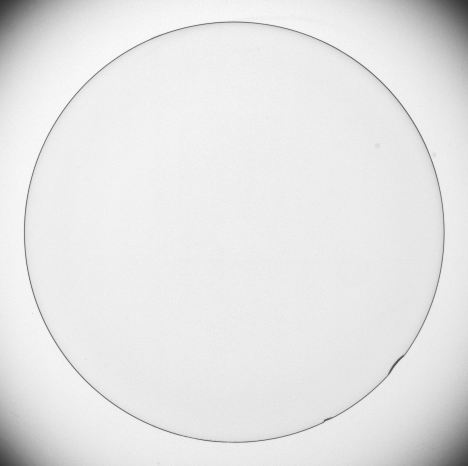
#> input picture contact_lens.tif, 468 x 466 px
$ jupyter execute --allow-errors Untitled-1.ipynb   (shell and % lines are left out)   (older library calls are emulated)
#> lines starting #> are read from the running program, lines starting #| are printed output that depends on the picture; after the words box and inside, x2 and y2 are one past the last pixel; in counts of white or black regions, pixels touching at a corner belong together
[cell 1]
#sobel vertical
import cv2 as cv
import numpy as np
from matplotlib import pyplot as plt

img=cv.imread('contact_lens.tif',cv.IMREAD_REDUCED_GRAYSCALE_2)
#> img is the input picture: shape (466, 468); min 51, max 250, mean 229.6
assert img is not None
s_verti=np.array([(-1,-2,-1),(0,0,0),(1,2,1)],np.float32)
s_hori = np.array([(-1,0,1),(-2,0,2),(-1,0,1)],np.float32)

mod_v = cv.convertScaleAbs(s_verti)
mod_h = cv.convertScaleAbs(s_hori)
mod_f = cv.addWeighted(mod_h, 0.5, mod_v, 0.5, 0)
print(mod_f)

imgv=cv.filter2D(img.astype('float'),-1,s_verti)
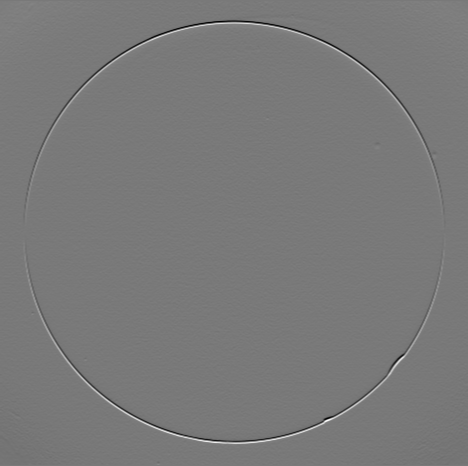
#> imgv: shape (466, 468) float64; min -480, max 527, mean 0; drawn with min black and max white
imgh=cv.filter2D(img.astype('float'),-1,s_hori)
imgf=cv.filter2D(img.astype('float'),-1,mod_f)
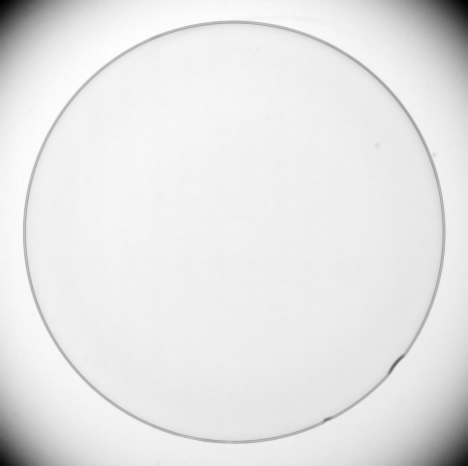
#> imgf: shape (466, 468) float64; min 420, max 1987, mean 1836.5; drawn with min black and max white

imgv1=cv.normalize(imgv.astype('float'),None,0,255.0,cv.NORM_MINMAX)
imgh1=cv.normalize(imgh.astype('float'),None,0,255.0,cv.NORM_MINMAX)
imgf1=cv.normalize(imgf.astype('float'),None,0,255.0,cv.NORM_MINMAX)

fig,axes=plt.subplots(1,3,sharex='all',sharey='all',figsize=(18,18))
axes[0].imshow(img,cmap='gray',vmin=0,vmax=255)
axes[0].set_title('Original')
axes[1].imshow(imgv1,cmap='gray',vmin=0,vmax=255)
axes[1].set_title('Sobel Vertical')
axes[2].imshow(imgh1,cmap='gray',vmin=0,vmax=255)
axes[2].set_title('Sobel Horizontal')
plt.show()
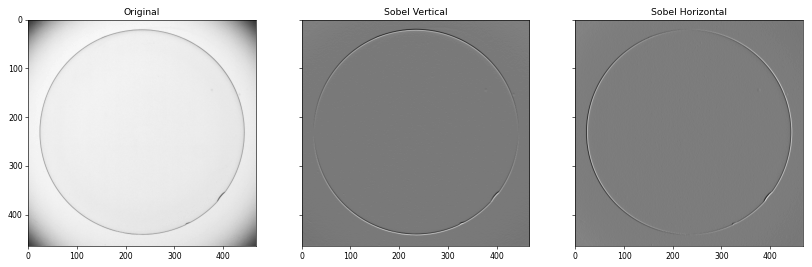
#> figure drawn by matplotlib, 3 panels

[cell 2]
import cv2 as cv
import numpy as np
import matplotlib.pyplot as plt

#> (the rest of this cell did not finish here and is left out)

[cell 3]
import cv2
import numpy as np

# Load the image
img = cv2.imread('contact_lens.tif', 0)
#> img: shape (932, 937); min 50, max 255, mean 229.7

# Compute the gradient in the x and y direction
gx = cv2.Sobel(img, cv2.CV_32F, 1, 0)
gy = cv2.Sobel(img, cv2.CV_32F, 0, 1)

# Compute the gradient magnitude and normalize the result
magnitude1 = np.abs(gx)
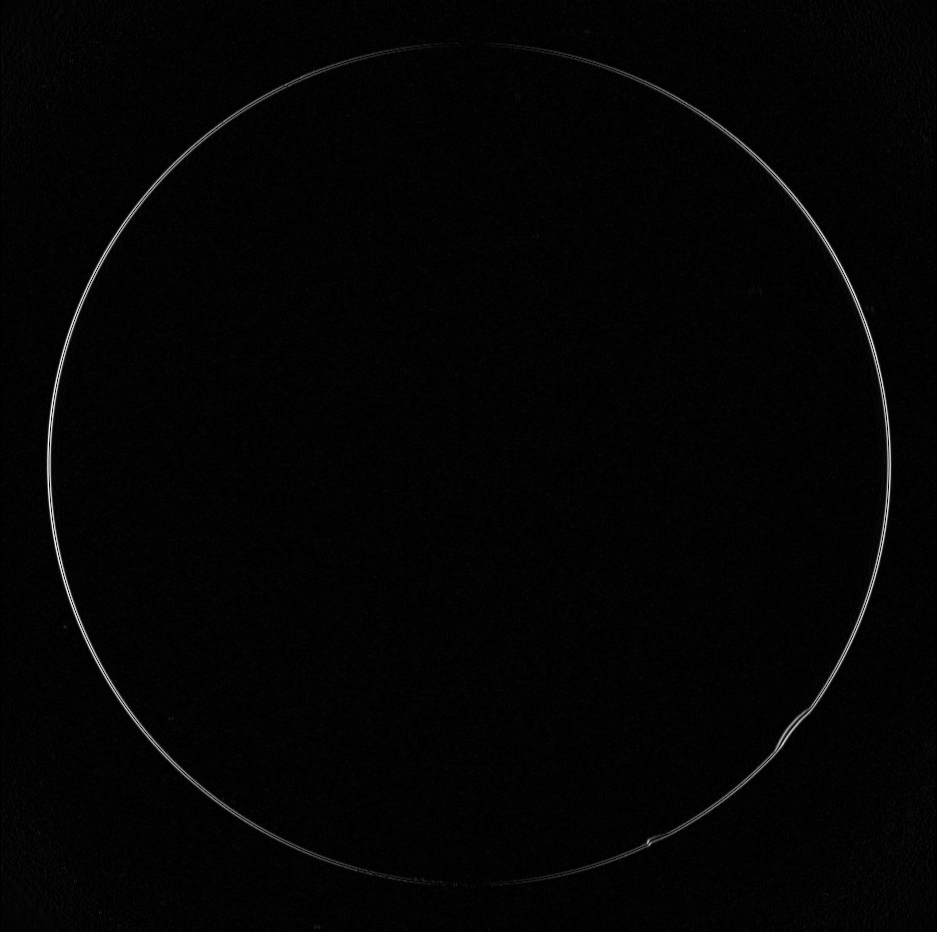
#> magnitude1: shape (932, 937) float32; min 0, max 588, mean 9.1; drawn with min black and max white
magnitude2 = np.abs(gy)
mag = np.add(magnitude1, magnitude2)
mag = cv2.normalize(mag, None, 0, 255, cv2.NORM_MINMAX, dtype=cv2.CV_8U)

# Display the result
cv2.imshow('Gradient Magnitude', mag)
cv2.waitKey(0)
cv2.destroyAllWindows()

[cell 4]
import cv2 as cv
import numpy as np
import matplotlib.pyplot as plt


img = cv.imread('contact_lens.tif',cv.COLOR_BGR2GRAY)


# vertical gradient fx using the Sobel kernel
sobelx = cv.Sobel(img, cv.CV_64F, 1, 0)
# horizontal gradient fy using the Sobel kernel
sobely = cv.Sobel(img, cv.CV_64F, 0, 1)
# Compute the gradient magnitude |fx|+|fy|
mag = cv.addWeighted(np.absolute(sobelx), 1, np.absolute(sobely), 1, 0)
# Plot
fig, axs = plt.subplots(1, 3, figsize=(10, 5))
axs[0].imshow(np.absolute(sobelx).astype('uint8'), cmap='gray')
axs[0].set_title("Vertical Gradient fx")
axs[1].imshow(np.absolute(sobely).astype('uint8'), cmap='gray')
axs[1].set_title("Horizontal Gradient fy")
axs[2].imshow(mag.astype('uint8'), cmap='gray')
axs[2].set_title("Gradient Magnitude")
plt.show()
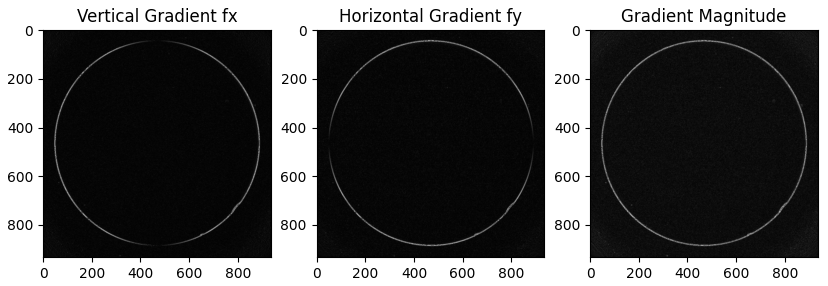
#> figure drawn by matplotlib, 3 panels

# Applying Gaussian blur to reduce noise
blur = cv.GaussianBlur(img, (5, 5), 0)
# Applying Canny edge detection to detect the edges of the circular object
edges = cv.Canny(blur, 50, 150)
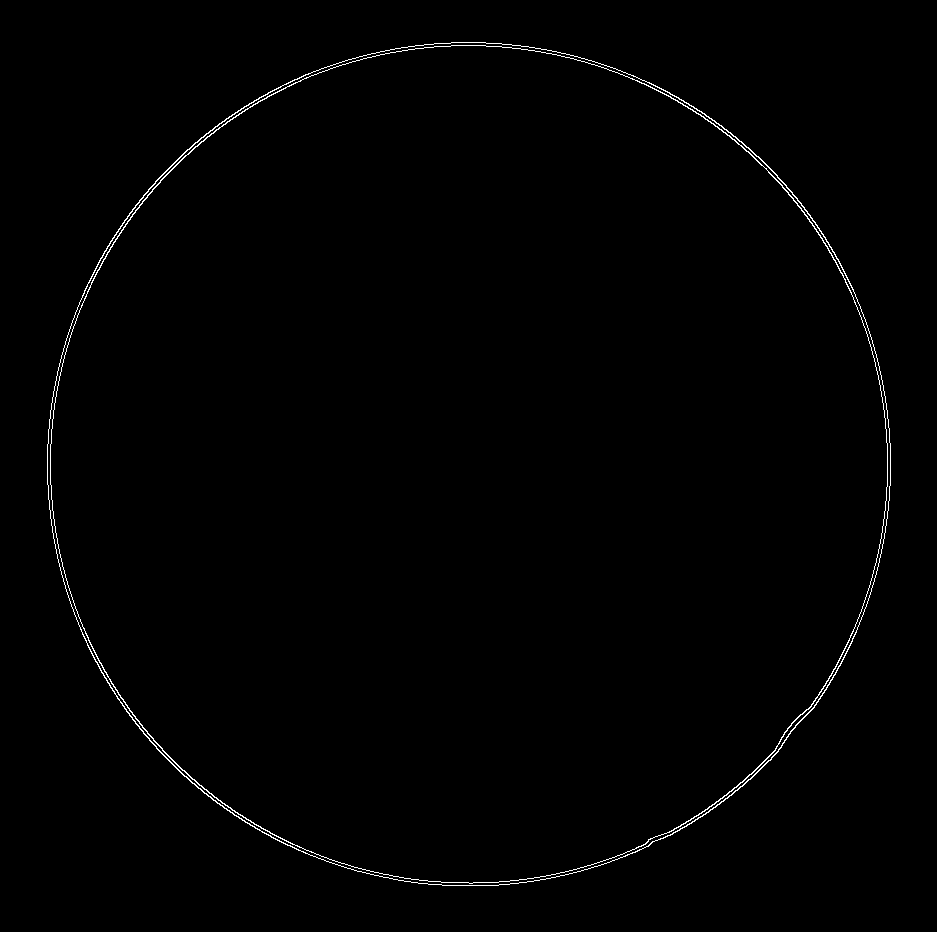
#> edges: shape (932, 937); 0.7% white in thin lines or dots, all inside (x1, y1, x2, y2) = (47, 42, 891, 886)
# Finding the coordinates of the non-zero pixels in the edge image
y_coords, x_coords = np.where(edges != 0)
#> y_coords = 6138 values from 42 to 885; x_coords = 6138 values, max 890 at index 2984, min 47 at index 2985, mean 468
# Finding the center of the circular object as the mean of the pixel coordinates
cX = int(np.mean(x_coords))
#> cX = 467
cY = int(np.mean(y_coords))
#> cY = 463
print("Center Coordinates :", "(",cX, "," ,cY,")")
#| Center Coordinates : ( 467 , 463 )
# Calculating the distances of each edge pixel to the center
distances = np.sqrt((x_coords - cX)**2 + (y_coords - cY)**2)
#> distances = 6138 values, max 424.3 at index 4590, min 415.4 at index 4327, mean 420.1
# calculating the diameter of the circular object as twice the maximum distance
diameter = int(2 * np.max(distances))
#> diameter = 848
# Drawing the center and diameter on the original image
cv.circle(img, (cX, cY), 5, (0, 0, 255), -1)
#> img: shape (932, 937); min 0, max 255, mean 229.7
cv.circle(img, (cX, cY), diameter // 2, (0, 255, 0), 2)
cv.putText(img, f"Diameter: {diameter}", (10, 30), cv.FONT_HERSHEY_SIMPLEX, 0.6, (0, 0, 255), 2)
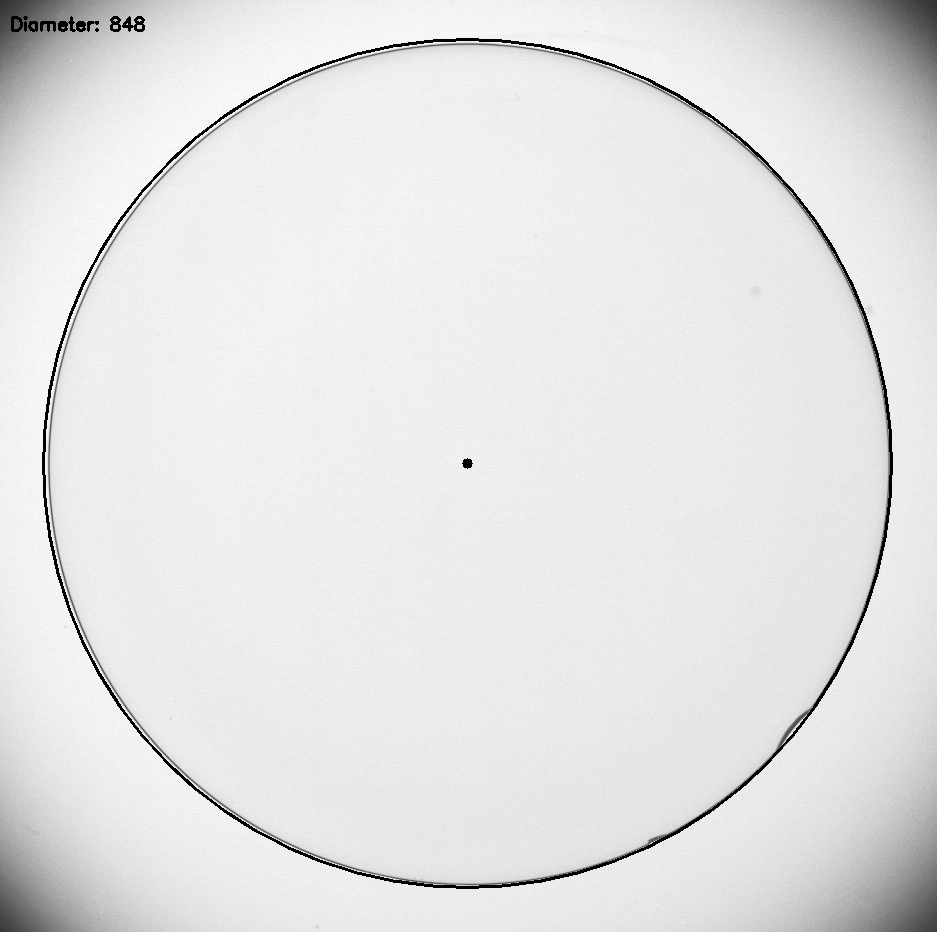
#> img: shape (932, 937); min 0, max 255, mean 227.4
#Result
plt.imshow(cv.cvtColor(img, cv.COLOR_BGR2RGB))
plt.axis('off')
plt.show()
